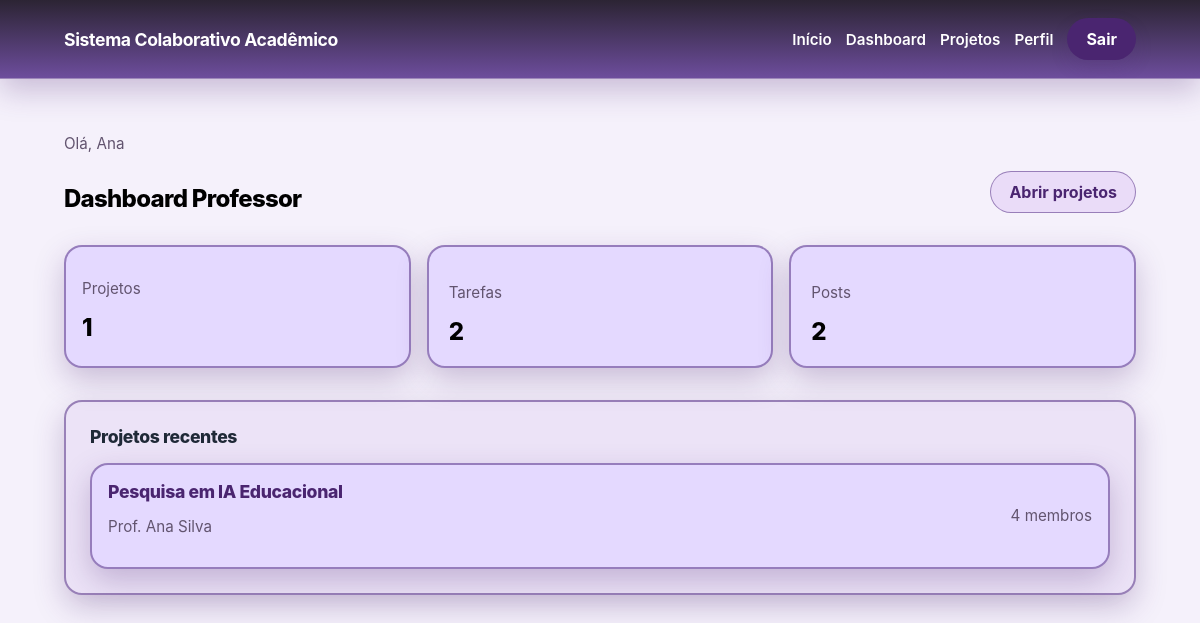
The app's page /dashboard/ (signed in) with its own data.
### main/models.py (models this page shows, shortened)
class Project(models.Model):
    title = models.CharField(max_length=180)
    description = models.TextField()
    lead_professor = models.ForeignKey(
        settings.AUTH_USER_MODEL,
        on_delete=models.CASCADE,
        related_name='led_projects',
    )
    members = models.ManyToManyField(
        settings.AUTH_USER_MODEL,
        related_name='joined_projects',
        blank=True,
    )
    created_at = models.DateTimeField(auto_now_add=True)
    updated_at = models.DateTimeField(auto_now=True)
    class Meta:
        ordering = ['title']

### main/views.py (the view)
# urls.py: path('dashboard/', DashboardView.as_view(), name='dashboard'),
class DashboardView(LoginRequiredMixin, TemplateView):
    template_name = 'core/dashboard.html'
    def get_context_data(self, **kwargs):
        context = super().get_context_data(**kwargs)
        user = self.request.user
        role = get_user_role(user)
        if role == 'Administrator':
            projects = Project.objects.all()
        elif role == 'Professor':
            projects = Project.objects.filter(Q(lead_professor=user) | Q(members=user)).distinct()
        else:
            projects = Project.objects.filter(members=user)
        context.update(
            {
                'role': role,
                'projects': projects.select_related('lead_professor')[:5],
                'project_count': projects.count(),
                'task_count': Task.objects.filter(project__in=projects).count(),
                'post_count': Post.objects.filter(project__in=projects).count(),
            }
        )
        return context

### main/utils.py (called while the page is built)
def get_user_role(user):
    if not user.is_authenticated:
        return 'Visitante'
    group_names = {group.name for group in user.groups.all()}
    for role in ROLE_NAMES:
        if role in group_names:
            return role
    if user.is_superuser:
        return 'Administrador'
    return 'Estudante'

### main/templates/core/dashboard.html (shortened to what this page needs)
{% extends 'base.html' %}
{% block content %}
<div class="align-end-between">
    <div class="layout-stack">
        <p class="muted copy-sm">Olá, {{ user.first_name|default:user.username }}</p>
        <h1 class="title-lg">Dashboard {{ role }}</h1>
    </div>
    <a href="{% url 'project-list' %}" class="btn-secondary">Abrir projetos</a>
</div>
<section class="space-top stat-grid">
    <div class="card card-pad-4">
        <p class="muted copy-sm">Projetos</p>
        <p class="accent title-lg">{{ project_count }}</p>
    </div>
    <div class="card card-pad-5">
        <p class="muted copy-sm">Tarefas</p>
        <p class="accent title-lg">{{ task_count }}</p>
    </div>
    <div class="card card-pad-5">
        <p class="muted copy-sm">Posts</p>
        <p class="accent title-lg">{{ post_count }}</p>
    </div>
</section>
<section class="space-top panel">
    <h2 class="title-md">Projetos recentes</h2>
    <div class="layout-stack mt-md">
        {% for project in projects %}
            <a href="{% url 'project-detail' project.pk %}" class="card card-link card-pad-4">
                <div class="flex-between">
                    <div>
                        <p class="accent title-md">{{ project.title }}</p>
                        <p class="muted copy-sm">Prof. {{ project.lead_professor.get_full_name|default:project.lead_professor.username }}</p>
                    </div>
                    <span class="muted copy-sm">{{ project.members.count }} membros</span>
                </div>
            </a>
        {% empty %}
            <p class="muted copy-sm">Nenhum projeto disponível para este usuário.</p>
        {% endfor %}
    </div>
</section>
{% endblock %}

### main/styles/style.css (style rules this page uses)
:root { --color-bg: #f5f1fb; --color-surface: #ece3f7; --color-surface-strong: #dccdf0; --color-card: #e4d9ff; --color-card-soft: #dccceb; --color-border: #5936888f; --color-text: #1f2937; --color-muted: #62546f; --color-primary: #4a2570; --color-primary-hover: #341a50; --color-accent: #7d4cab; --color-accent-soft: #eadcf8; --shadow-soft: 0 12px 30px rgba(74, 37, 112, 0.253); }
html { scroll-behavior: smooth; }
body { background: var(--color-bg); color: var(--color-text); font-family: Inter, ui-sans-serif, system-ui, -apple-system, BlinkMacSystemFont, "Segoe UI", sans-serif; margin: 0; }
a { color: inherit; text-decoration: none; }
.nav-link, .nav-button, .btn-primary, .btn-secondary, .card-link { transition: transform 0.15s ease, background-color 0.2s ease, box-shadow 0.2s ease, color 0.2s ease; }
.btn-primary, .btn-secondary, .nav-button { display: inline-flex; align-items: center; justify-content: center; border-radius: 9999px; border: 1px solid transparent; padding: 10px 18px; font-weight: 700; cursor: pointer; box-sizing: border-box; }
.btn-secondary { background: var(--color-accent-soft); color: var(--color-primary); border-color: var(--color-border); }
.stat-grid { display: grid; grid-template-columns: repeat(3, minmax(0, 1fr)); gap: 16px; }
.space-top { margin-top: 32px; }
.section-title, .headline, .card-title, .accent, .field-label, .summary-label { color: var(--color-primary); }
.title-lg { margin: 0; font-size: 1.5rem; font-weight: 800; letter-spacing: -0.03em; color: rgb(0, 0, 0); }
.title-md { margin: 0; font-size: 1.1rem; font-weight: 800; letter-spacing: -0.02em; }
.copy-sm { font-size: 0.95rem; }
.section-eyebrow, .muted { color: var(--color-muted); }
.card, .card-soft, .panel, .form-card, .hero-panel { border: 2px solid var(--color-border); border-radius: 18px; box-shadow: var(--shadow-soft); box-sizing: border-box; }
.card { background: var(--color-card); }
.panel, .form-card, .hero-panel { background: var(--color-surface); }
.hero-panel, .panel, .form-card { padding: 24px; }
.card-link { display: block; color: inherit; text-decoration: none; }
.card-pad-4 { padding: 16px; }
.card-pad-5 { padding: 20px; }
.align-end-between { display: flex; align-items: end; justify-content: space-between; gap: 16px; }
.mt-md { margin-top: 16px; }
.flex-between { display: flex; justify-content: space-between; align-items: center; gap: 16px; }
.align-end-between { display: flex; align-items: flex-end; justify-content: space-between; gap: 16px; }
.layout-stack { display: grid; gap: 16px; }

### records on screen
Project: title "Pesquisa em IA Educacional", lead_professor.get_full_name "Ana Silva", members.count "4"

### other values on screen
{{ user.first_name|default:user.username }} "Ana"
{{ role }} "Professor"
{{ project_count }} "1"
{{ task_count }} "2"
{{ post_count }} "2"
